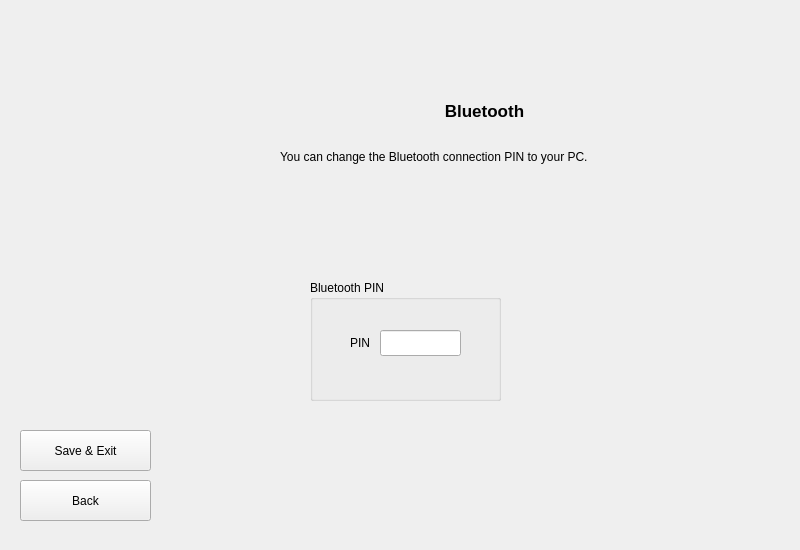
<?xml version="1.0" encoding="UTF-8"?>
<ui version="4.0">
 <class>FormBluetooth</class>
 <widget class="QWidget" name="FormBluetooth">
  <property name="geometry">
   <rect>
    <x>0</x>
    <y>0</y>
    <width>800</width>
    <height>550</height>
   </rect>
  </property>
  <property name="minimumSize">
   <size>
    <width>800</width>
    <height>550</height>
   </size>
  </property>
  <property name="maximumSize">
   <size>
    <width>800</width>
    <height>550</height>
   </size>
  </property>
  <property name="windowTitle">
   <string>Form</string>
  </property>
  <widget class="QLabel" name="label_2">
   <property name="geometry">
    <rect>
     <x>0</x>
     <y>0</y>
     <width>800</width>
     <height>550</height>
    </rect>
   </property>
   <property name="text">
    <string/>
   </property>
   <property name="pixmap">
    <pixmap>../../../../../usr/share/kademar/utils/cadi/img/bg/cadi.png</pixmap>
   </property>
   <property name="scaledContents">
    <bool>true</bool>
   </property>
  </widget>
  <widget class="QStackedWidget" name="pageWidget">
   <property name="geometry">
    <rect>
     <x>240</x>
     <y>70</y>
     <width>491</width>
     <height>421</height>
    </rect>
   </property>
   <property name="currentIndex">
    <number>0</number>
   </property>
   <widget class="QWidget" name="software">
    <widget class="QLabel" name="label_4">
     <property name="geometry">
      <rect>
       <x>9</x>
       <y>30</y>
       <width>471</width>
       <height>21</height>
      </rect>
     </property>
     <property name="font">
      <font>
       <pointsize>13</pointsize>
       <weight>75</weight>
       <bold>true</bold>
      </font>
     </property>
     <property name="text">
      <string>Bluetooth</string>
     </property>
     <property name="alignment">
      <set>Qt::AlignCenter</set>
     </property>
    </widget>
    <widget class="QLabel" name="label">
     <property name="geometry">
      <rect>
       <x>40</x>
       <y>80</y>
       <width>411</width>
       <height>41</height>
      </rect>
     </property>
     <property name="text">
      <string>You can change the Bluetooth connection PIN to your PC.</string>
     </property>
     <property name="alignment">
      <set>Qt::AlignLeading|Qt::AlignLeft|Qt::AlignTop</set>
     </property>
    </widget>
    <widget class="QLabel" name="l_logo_blth">
     <property name="geometry">
      <rect>
       <x>300</x>
       <y>200</y>
       <width>121</width>
       <height>141</height>
      </rect>
     </property>
     <property name="text">
      <string/>
     </property>
     <property name="pixmap">
      <pixmap>../../../../../usr/share/kademar/utils/cadi/img/bluetooth.png</pixmap>
     </property>
    </widget>
    <widget class="QGroupBox" name="groupBox">
     <property name="geometry">
      <rect>
       <x>70</x>
       <y>210</y>
       <width>191</width>
       <height>121</height>
      </rect>
     </property>
     <property name="title">
      <string>Bluetooth PIN</string>
     </property>
     <widget class="QLineEdit" name="le_pin">
      <property name="geometry">
       <rect>
        <x>70</x>
        <y>50</y>
        <width>81</width>
        <height>26</height>
       </rect>
      </property>
      <property name="inputMask">
       <string>9999; </string>
      </property>
      <property name="text">
       <string/>
      </property>
      <property name="maxLength">
       <number>4</number>
      </property>
     </widget>
     <widget class="QLabel" name="label_5">
      <property name="geometry">
       <rect>
        <x>19</x>
        <y>53</y>
        <width>41</width>
        <height>20</height>
       </rect>
      </property>
      <property name="text">
       <string>PIN</string>
      </property>
      <property name="alignment">
       <set>Qt::AlignRight|Qt::AlignTrailing|Qt::AlignVCenter</set>
      </property>
     </widget>
    </widget>
   </widget>
  </widget>
  <widget class="QLabel" name="label_3">
   <property name="geometry">
    <rect>
     <x>20</x>
     <y>10</y>
     <width>90</width>
     <height>90</height>
    </rect>
   </property>
   <property name="text">
    <string/>
   </property>
   <property name="pixmap">
    <pixmap>../../../../../usr/share/kademar/utils/cadi/img/kademar.png</pixmap>
   </property>
   <property name="scaledContents">
    <bool>true</bool>
   </property>
  </widget>
  <widget class="QPushButton" name="b_sortir">
   <property name="geometry">
    <rect>
     <x>20</x>
     <y>480</y>
     <width>131</width>
     <height>41</height>
    </rect>
   </property>
   <property name="text">
    <string>Back</string>
   </property>
   <property name="icon">
    <iconset>
     <normaloff>../../../../../usr/share/kademar/utils/cadi/img/enrera.png</normaloff>../../../../../usr/share/kademar/utils/cadi/img/enrera.png</iconset>
   </property>
  </widget>
  <widget class="QPushButton" name="b_SaX">
   <property name="geometry">
    <rect>
     <x>20</x>
     <y>430</y>
     <width>131</width>
     <height>41</height>
    </rect>
   </property>
   <property name="text">
    <string>Save &amp;&amp; Exit</string>
   </property>
   <property name="icon">
    <iconset>
     <normaloff>../../../../../usr/share/kademar/utils/cadi/img/enrera.png</normaloff>../../../../../usr/share/kademar/utils/cadi/img/enrera.png</iconset>
   </property>
  </widget>
 </widget>
 <resources/>
 <connections/>
</ui>
